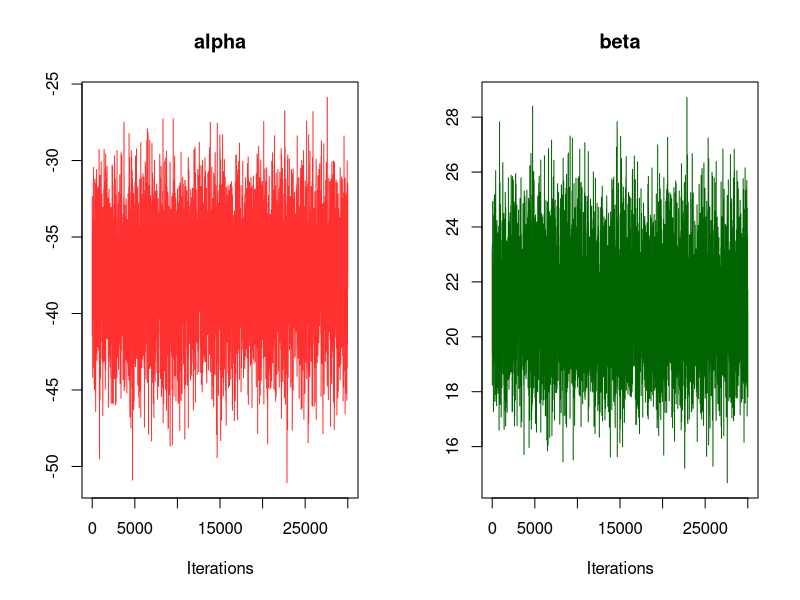
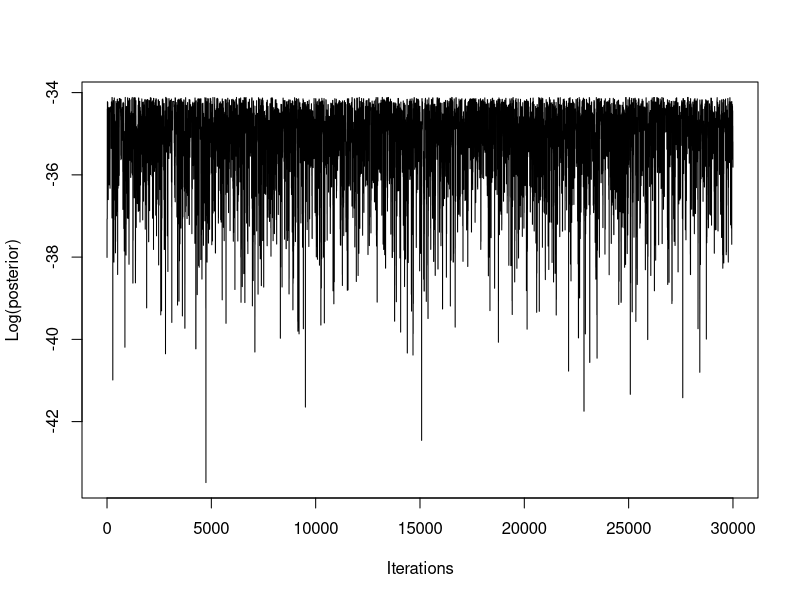
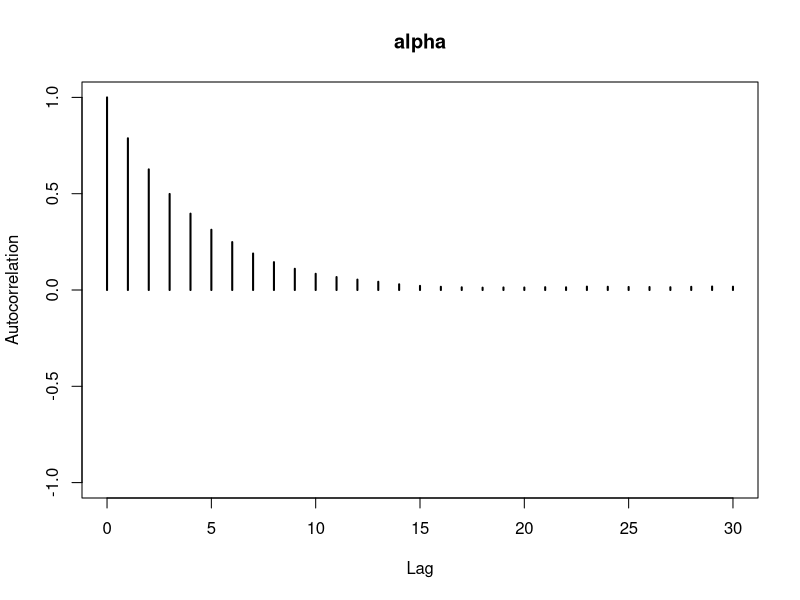
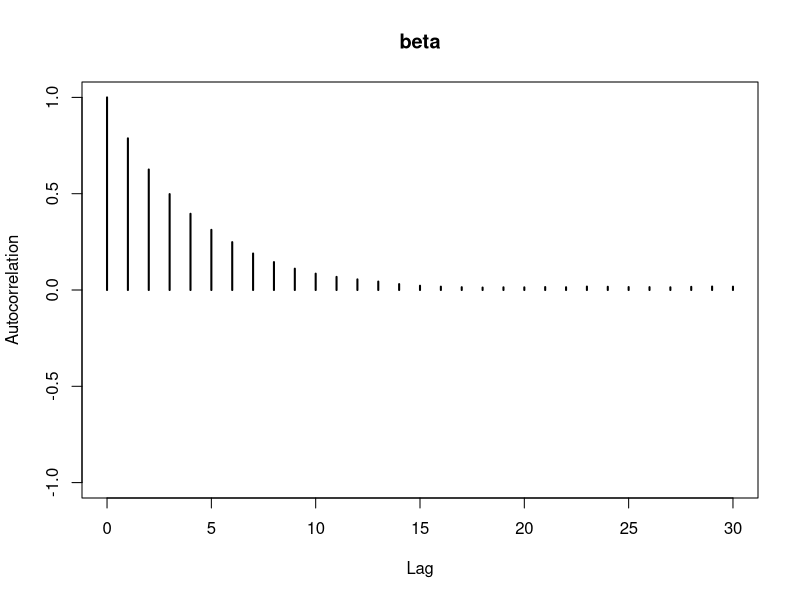
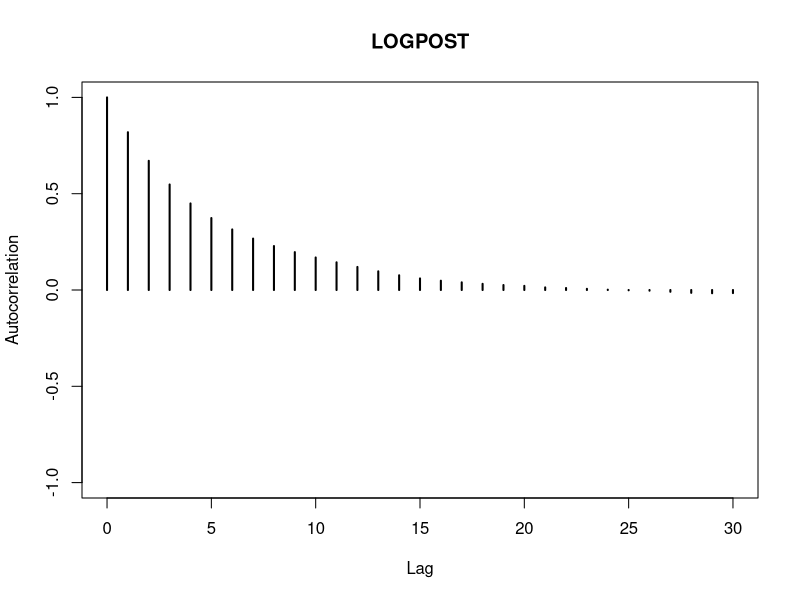
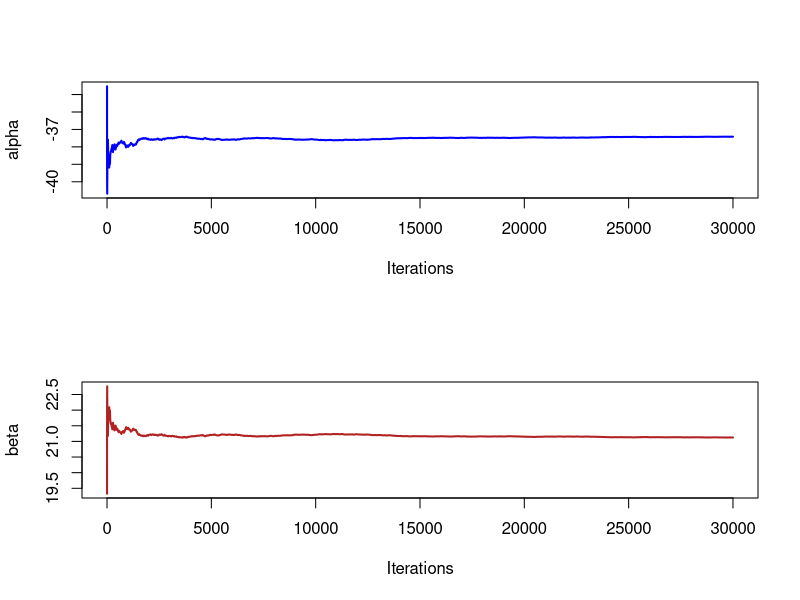
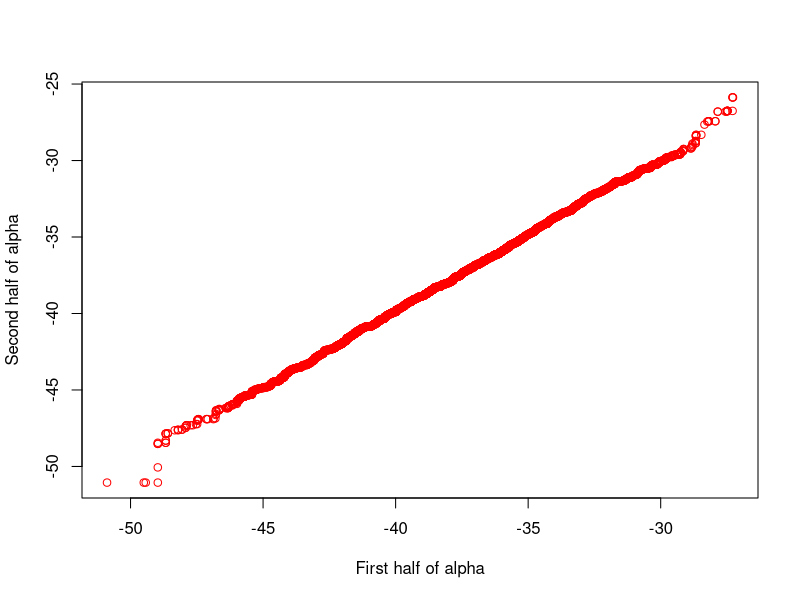
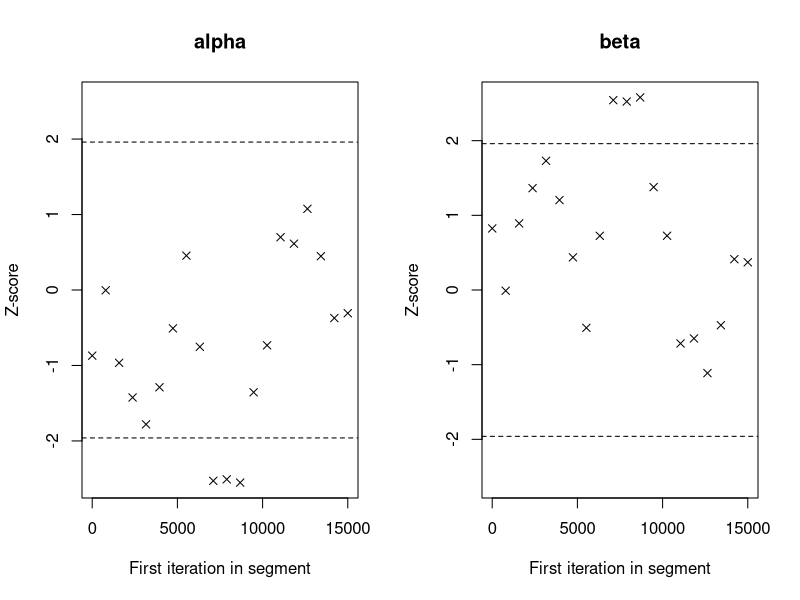

Reproduce these figures in R, in order.
#-------------------------------------------------------------------------------
#                 Oswaldo Gressani, Metropolis example.
#                 Copyright, 2023. All rights reserved.
#------------------------------------------------------------------------------

# Package to sample from multivariate normal
library("mvtnorm")
library("coda")


Metropolis <- function(M = 31000, burn = 1000, seed = 123,
                       alpha_start=-36.95, beta_start = 20.87){

# Seed
set.seed(seed)
    
# Encode data
w_i <- c(1.583, 1.712, 1.774, 1.843, 1.875, 1.892,1.902, 1.930)
y_i <- c(7, 12, 18, 50, 59, 60, 61, 64)
n_i <- c(58, 61, 63, 55, 61, 68, 63, 64)

# Wise starting values (frequentist approach)
freqfit <- glm(cbind(y_i, n_i-y_i)~w_i, family = "binomial")
Sigma_hat <- vcov(freqfit)
alpha_hat <- alpha_start
beta_hat <- beta_start


# Joint log posterior distribution
lpost <- function(theta) {
  eta <- theta[1] + theta[2] * w_i
  pi <- exp(eta) / (1 + exp(eta))
  return(sum(dbinom(y_i, n_i, pi, log = TRUE)))
}

# Starting value for alpha and beta
M <- 31000
burnin <- burn
theta <- array(dim = c(2, M))
theta[, 1] <- c(alpha_hat, beta_hat)
n_accept <- 0
sd_prop <- 2.4^2

# Metropolis loop
for (i in 2:M){
  theta_prop <- theta[, i - 1] + rmvnorm(n = 1, mean = c(0, 0), 
                                         sigma = sd_prop * Sigma_hat)
  logr <- lpost(theta_prop) - lpost(theta[,(i-1)])
  u <- runif(1)
  if(logr >= 0 || u <= exp(logr)){
    theta[,i] <- theta_prop
    n_accept <- n_accept + 1
  } else {
    theta[,i] <- theta[,i-1]
  }
}

# Exclude burnin
theta <- theta[,-c(1:burnin)]
accept_rate <- round(n_accept/(M-1),digits=2) * 100
rownames(theta) <- c("alpha", "beta")

outlist <- list(theta = theta,
                M=M,
                burnin = burnin,
                accept_rate = accept_rate,
                lpost = lpost
                )

return(outlist)

}

runmean <- function(x){
  nlen <- length(x)
  mean_iteration <- c()
  mean_iteration[1] <- x[1]
  for(j in 2:nlen){
    mean_iteration[j] <- mean(x[1:j])
  }
  return(mean_iteration)
}

#------------------------- Assessing convergence -------------------------------

MCMCrun <- Metropolis()
lpost <- MCMCrun$lpost
theta <- MCMCrun$theta
M <- MCMCrun$M
burnin <- MCMCrun$burnin

#--- Basic summary 
summary(as.mcmc(theta[1,]))

#--- Trace plots of alpha and beta
par(mfrow = c(1,2))
coda::traceplot(as.mcmc(theta[1,]), main = "alpha", col = "firebrick1")
coda::traceplot(as.mcmc(theta[2,]), main = "beta", col = "darkgreen")

#--- Trace plot of the logposterior (lpost)
lpost_chain <- as.mcmc(apply(t(theta), MARGIN = 1, FUN = lpost))
par(mfrow = c(1,1))
coda::traceplot(lpost_chain, ylab="Log(posterior)")


#--- Autocorrelation plots
coda::autocorr.plot(as.mcmc(theta[1,]), lag.max = 30, main = "alpha", lwd = 2)
coda::autocorr(as.mcmc(theta[1,]), lags = c(2,10)) # Specific lags
coda::autocorr.plot(as.mcmc(theta[2,]), lag.max = 30, main = "beta", lwd = 2)
coda::autocorr.plot(lpost_chain, lag.max = 30, main = "LOGPOST", lwd = 2)


#--- Ergodic mean plots
ergtheta1 <- runmean(theta[1,])
ergtheta2 <- runmean(theta[2,])
par(mfrow = c(2,1))
plot(seq_len(M-burnin), ergtheta1, type = "l", xlab = "Iterations", 
     ylab = "alpha", col = "blue", lwd = 2)
plot(seq_len(M-burnin), ergtheta2, type = "l", xlab = "Iterations", 
     ylab = "beta", col = "firebrick", lwd = 2)

#--- QQ-plots (first half and second half of alpha)
par(mfrow = c(1,1))
alpha_1st <- theta[1,(1: (M-burnin)/2)]
alpha_2nd <- theta[1,(((M-burnin)/2 + 1):(M-burnin))]
qqplot(alpha_1st, alpha_2nd, xlab = "First half of alpha",
       ylab = "Second half of alpha", col = "red")

#--- Geweke diagnostic
coda::geweke.diag(as.mcmc(theta[1,]))
coda::geweke.diag(as.mcmc(theta[2,]))
# head(as.mcmc(t(theta)))
coda::geweke.plot(as.mcmc(t(theta)))

#--- Brooks-Gelman-Rubin (BGR) diagnostic

#-- Generate 3 chains for each variable
MCMCrun1 <- Metropolis(seed=123,  alpha_start=-36.95, beta_start = 20.87)
MCMCrun2 <- Metropolis(seed=1990, alpha_start=-45, beta_start = 15)
MCMCrun3 <- Metropolis(seed=2020, alpha_start=-25, beta_start = 12)

MCMCrun1$accept_rate
MCMCrun2$accept_rate
MCMCrun3$accept_rate

theta1 <- MCMCrun1$theta
theta2 <- MCMCrun2$theta
theta3 <- MCMCrun3$theta

#--- Visualize trace plots for alpha and beta
par(mfrow = c(1,2))
#-- alpha
plot(seq_len(M-burnin), theta1[1,], type = "l", col = "firebrick1",
     xlab = "Iterations", ylab = "", main = "alpha")
lines(seq_len(M-burnin), theta2[1,], type = "l", col = "green")
lines(seq_len(M-burnin), theta3[1,], type = "l", col = "darkorange1")
#-- beta
plot(seq_len(M-burnin), theta1[2,], type = "l", col = "black",
     xlab = "Iterations", ylab = "", main = "beta")
lines(seq_len(M-burnin), theta2[2,], type = "l", col = "dodgerblue2")
lines(seq_len(M-burnin), theta3[2,], type = "l", col = "gold1")

#--- BGR diagnostic
alpha.obj <- mcmc.list(chain1 = mcmc(theta1[1,]), chain2 = mcmc(theta2[1,]),
                       chain3 = mcmc(theta3[1,]))
beta.obj <- mcmc.list(chain1 = mcmc(theta1[2,]), chain2 = mcmc(theta2[2,]),
                       chain3 = mcmc(theta3[2,]))
coda::gelman.plot(alpha.obj, main = "alpha")
coda::gelman.plot(beta.obj, main = "beta")


